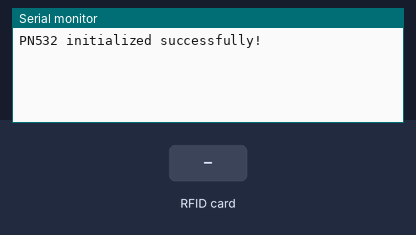
Recording of a sketch running on a simulated ESP8266 (NodeMCU). Parts: the last lines printed to the serial monitor. Inputs (shaded band) come from the test bench.

Above: at 1.2 s.
1.3 s: RFID card 5E 7A 19 C4 held to the reader
At 1.7 s:
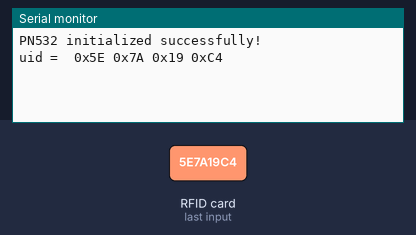
At 2.3 s:
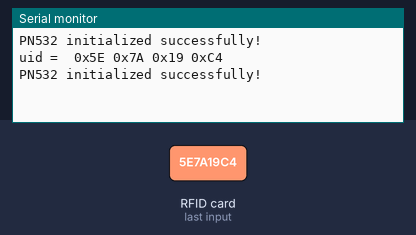

The sketch:

006PN532_RFID_Reading.ino
```cpp
//NodeMCU ESP32S ESP-WROOM-32
//Umur Dinçer
//RFID reading by using PN532

#if 0
#include <SPI.h>
#include <PN532_SPI.h>
#include "PN532.h"
PN532_SPI pn532spi(SPI, 10);
PN532 nfc(pn532spi);

#elif 0
#include <PN532_HSU.h>
#include <PN532.h>
PN532_HSU pn532hsu(Serial1);
PN532 nfc(pn532hsu);

#else*/
#include <Wire.h>
#include <PN532_I2C.h>
#include <PN532.h>
#include <NfcAdapter.h>

PN532_I2C pn532i2c(Wire);
PN532 nfc(pn532i2c);
#endif

volatile bool connected = false;

void setup() {
Serial.begin(115200);

}

void loop() {
bool success;
uint8_t uid[] = {0, 0, 0, 0, 0, 0, 0};
uint8_t uidLength;

while(!connected) connected = init_pn532();

success = nfc.readPassiveTargetID(PN532_MIFARE_ISO14443A, &uid[0], &uidLength);

if(success){
  Serial.print("uid = ");
  for(int i = 0; i < uidLength; i++){
    Serial.print(" 0x");
    Serial.print(uid[i], HEX);
  }
  Serial.print("\n");
  delay(500);
  connected = init_pn532();
}

}

bool init_pn532(void)
{
  uint32_t versionControl;
  nfc.begin();
  versionControl = nfc.getFirmwareVersion();

  if(!versionControl){
    Serial.print("Firmware version cannot be found! Invalid version!\n");
    return false;
  }

  nfc.setPassiveActivationRetries(0xFF);
  nfc.SAMConfig();

  Serial.print("PN532 initialized successfully!\n");

  return true;
}
```

Measured:
- after the input at 1.3 s, the serial monitor: prints a new line at once (image 1)
